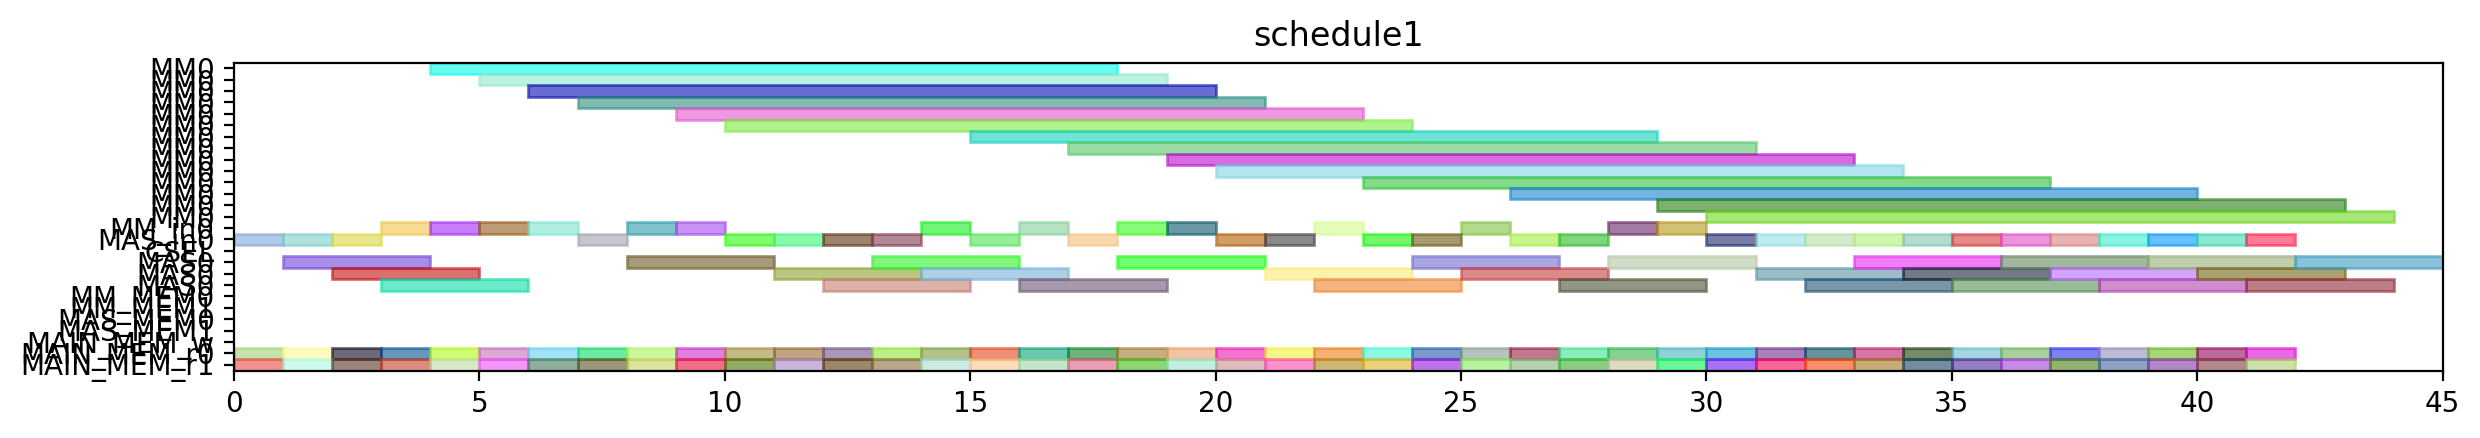

The script that drew this image:
from pyschedule import Scenario, solvers, plotters, alt


def solve():
	horizon = 164
	S = Scenario("schedule1", horizon=horizon)

	# resource
	MM = S.Resources('MM', num=1, size=14)
	MM_in = S.Resources('MM_in', num=1)
	MAS_in = S.Resources('MAS_in', num=1)
	CSEL = S.Resource('CSEL')
	MAS = S.Resources('MAS', num=1, size=3, periods=range(1, horizon))
	MM_MEM = S.Resources('MM_MEM', num=2)
	MAS_MEM = S.Resources('MAS_MEM', num=2)
	MAIN_MEM_w = S.Resource('MAIN_MEM_w', size=1)
	MAIN_MEM_r = S.Resources('MAIN_MEM_r', num=2)

	# result of previous scheduling
	t4_t50_in = S.Task('t4_t50_in', length=1, delay_cost=1)
	S += t4_t50_in >= 0
	t4_t50_in += MAS_in[0]

	t4_t50_mem0 = S.Task('t4_t50_mem0', length=1, delay_cost=1)
	S += t4_t50_mem0 >= 0
	t4_t50_mem0 += MAIN_MEM_r[0]

	t4_t50_mem1 = S.Task('t4_t50_mem1', length=1, delay_cost=1)
	S += t4_t50_mem1 >= 0
	t4_t50_mem1 += MAIN_MEM_r[1]

	t1_t2_in = S.Task('t1_t2_in', length=1, delay_cost=1)
	S += t1_t2_in >= 1
	t1_t2_in += MAS_in[0]

	t1_t2_mem0 = S.Task('t1_t2_mem0', length=1, delay_cost=1)
	S += t1_t2_mem0 >= 1
	t1_t2_mem0 += MAIN_MEM_r[0]

	t1_t2_mem1 = S.Task('t1_t2_mem1', length=1, delay_cost=1)
	S += t1_t2_mem1 >= 1
	t1_t2_mem1 += MAIN_MEM_r[1]

	t4_t50 = S.Task('t4_t50', length=3, delay_cost=1)
	S += t4_t50 >= 1
	t4_t50 += MAS[0]

	t1_t2 = S.Task('t1_t2', length=3, delay_cost=1)
	S += t1_t2 >= 2
	t1_t2 += MAS[0]

	t4_t2_t2_in = S.Task('t4_t2_t2_in', length=1, delay_cost=1)
	S += t4_t2_t2_in >= 2
	t4_t2_t2_in += MAS_in[0]

	t4_t2_t2_mem0 = S.Task('t4_t2_t2_mem0', length=1, delay_cost=1)
	S += t4_t2_t2_mem0 >= 2
	t4_t2_t2_mem0 += MAIN_MEM_r[0]

	t4_t2_t2_mem1 = S.Task('t4_t2_t2_mem1', length=1, delay_cost=1)
	S += t4_t2_t2_mem1 >= 2
	t4_t2_t2_mem1 += MAIN_MEM_r[1]

	t4_t0_t1_in = S.Task('t4_t0_t1_in', length=1, delay_cost=1)
	S += t4_t0_t1_in >= 3
	t4_t0_t1_in += MM_in[0]

	t4_t0_t1_mem0 = S.Task('t4_t0_t1_mem0', length=1, delay_cost=1)
	S += t4_t0_t1_mem0 >= 3
	t4_t0_t1_mem0 += MAIN_MEM_r[0]

	t4_t0_t1_mem1 = S.Task('t4_t0_t1_mem1', length=1, delay_cost=1)
	S += t4_t0_t1_mem1 >= 3
	t4_t0_t1_mem1 += MAIN_MEM_r[1]

	t4_t2_t2 = S.Task('t4_t2_t2', length=3, delay_cost=1)
	S += t4_t2_t2 >= 3
	t4_t2_t2 += MAS[0]

	t4_t0_t1 = S.Task('t4_t0_t1', length=14, delay_cost=1)
	S += t4_t0_t1 >= 4
	t4_t0_t1 += MM[0]

	t4_t2_t0_in = S.Task('t4_t2_t0_in', length=1, delay_cost=1)
	S += t4_t2_t0_in >= 4
	t4_t2_t0_in += MM_in[0]

	t4_t2_t0_mem0 = S.Task('t4_t2_t0_mem0', length=1, delay_cost=1)
	S += t4_t2_t0_mem0 >= 4
	t4_t2_t0_mem0 += MAIN_MEM_r[0]

	t4_t2_t0_mem1 = S.Task('t4_t2_t0_mem1', length=1, delay_cost=1)
	S += t4_t2_t0_mem1 >= 4
	t4_t2_t0_mem1 += MAIN_MEM_r[1]

	t2_t1_in = S.Task('t2_t1_in', length=1, delay_cost=1)
	S += t2_t1_in >= 5
	t2_t1_in += MM_in[0]

	t2_t1_mem0 = S.Task('t2_t1_mem0', length=1, delay_cost=1)
	S += t2_t1_mem0 >= 5
	t2_t1_mem0 += MAIN_MEM_r[0]

	t2_t1_mem1 = S.Task('t2_t1_mem1', length=1, delay_cost=1)
	S += t2_t1_mem1 >= 5
	t2_t1_mem1 += MAIN_MEM_r[1]

	t4_t2_t0 = S.Task('t4_t2_t0', length=14, delay_cost=1)
	S += t4_t2_t0 >= 5
	t4_t2_t0 += MM[0]

	t1_t0_in = S.Task('t1_t0_in', length=1, delay_cost=1)
	S += t1_t0_in >= 6
	t1_t0_in += MM_in[0]

	t1_t0_mem0 = S.Task('t1_t0_mem0', length=1, delay_cost=1)
	S += t1_t0_mem0 >= 6
	t1_t0_mem0 += MAIN_MEM_r[0]

	t1_t0_mem1 = S.Task('t1_t0_mem1', length=1, delay_cost=1)
	S += t1_t0_mem1 >= 6
	t1_t0_mem1 += MAIN_MEM_r[1]

	t2_t1 = S.Task('t2_t1', length=14, delay_cost=1)
	S += t2_t1 >= 6
	t2_t1 += MM[0]

	t1_t0 = S.Task('t1_t0', length=14, delay_cost=1)
	S += t1_t0 >= 7
	t1_t0 += MM[0]

	t4_t0_t2_in = S.Task('t4_t0_t2_in', length=1, delay_cost=1)
	S += t4_t0_t2_in >= 7
	t4_t0_t2_in += MAS_in[0]

	t4_t0_t2_mem0 = S.Task('t4_t0_t2_mem0', length=1, delay_cost=1)
	S += t4_t0_t2_mem0 >= 7
	t4_t0_t2_mem0 += MAIN_MEM_r[0]

	t4_t0_t2_mem1 = S.Task('t4_t0_t2_mem1', length=1, delay_cost=1)
	S += t4_t0_t2_mem1 >= 7
	t4_t0_t2_mem1 += MAIN_MEM_r[1]

	t4_t0_t2 = S.Task('t4_t0_t2', length=3, delay_cost=1)
	S += t4_t0_t2 >= 8
	t4_t0_t2 += MAS[0]

	t4_t1_t0_in = S.Task('t4_t1_t0_in', length=1, delay_cost=1)
	S += t4_t1_t0_in >= 8
	t4_t1_t0_in += MM_in[0]

	t4_t1_t0_mem0 = S.Task('t4_t1_t0_mem0', length=1, delay_cost=1)
	S += t4_t1_t0_mem0 >= 8
	t4_t1_t0_mem0 += MAIN_MEM_r[0]

	t4_t1_t0_mem1 = S.Task('t4_t1_t0_mem1', length=1, delay_cost=1)
	S += t4_t1_t0_mem1 >= 8
	t4_t1_t0_mem1 += MAIN_MEM_r[1]

	t4_t1_t0 = S.Task('t4_t1_t0', length=14, delay_cost=1)
	S += t4_t1_t0 >= 9
	t4_t1_t0 += MM[0]

	t4_t8_t0_in = S.Task('t4_t8_t0_in', length=1, delay_cost=1)
	S += t4_t8_t0_in >= 9
	t4_t8_t0_in += MM_in[0]

	t4_t8_t0_mem0 = S.Task('t4_t8_t0_mem0', length=1, delay_cost=1)
	S += t4_t8_t0_mem0 >= 9
	t4_t8_t0_mem0 += MAIN_MEM_r[0]

	t4_t8_t0_mem1 = S.Task('t4_t8_t0_mem1', length=1, delay_cost=1)
	S += t4_t8_t0_mem1 >= 9
	t4_t8_t0_mem1 += MAIN_MEM_r[1]

	t2_t2_in = S.Task('t2_t2_in', length=1, delay_cost=1)
	S += t2_t2_in >= 10
	t2_t2_in += MAS_in[0]

	t2_t2_mem0 = S.Task('t2_t2_mem0', length=1, delay_cost=1)
	S += t2_t2_mem0 >= 10
	t2_t2_mem0 += MAIN_MEM_r[0]

	t2_t2_mem1 = S.Task('t2_t2_mem1', length=1, delay_cost=1)
	S += t2_t2_mem1 >= 10
	t2_t2_mem1 += MAIN_MEM_r[1]

	t4_t8_t0 = S.Task('t4_t8_t0', length=14, delay_cost=1)
	S += t4_t8_t0 >= 10
	t4_t8_t0 += MM[0]

	t2_t2 = S.Task('t2_t2', length=3, delay_cost=1)
	S += t2_t2 >= 11
	t2_t2 += MAS[0]

	t4_t0_t3_in = S.Task('t4_t0_t3_in', length=1, delay_cost=1)
	S += t4_t0_t3_in >= 11
	t4_t0_t3_in += MAS_in[0]

	t4_t0_t3_mem0 = S.Task('t4_t0_t3_mem0', length=1, delay_cost=1)
	S += t4_t0_t3_mem0 >= 11
	t4_t0_t3_mem0 += MAIN_MEM_r[0]

	t4_t0_t3_mem1 = S.Task('t4_t0_t3_mem1', length=1, delay_cost=1)
	S += t4_t0_t3_mem1 >= 11
	t4_t0_t3_mem1 += MAIN_MEM_r[1]

	t4_t0_t3 = S.Task('t4_t0_t3', length=3, delay_cost=1)
	S += t4_t0_t3 >= 12
	t4_t0_t3 += MAS[0]

	t4_t40_in = S.Task('t4_t40_in', length=1, delay_cost=1)
	S += t4_t40_in >= 12
	t4_t40_in += MAS_in[0]

	t4_t40_mem0 = S.Task('t4_t40_mem0', length=1, delay_cost=1)
	S += t4_t40_mem0 >= 12
	t4_t40_mem0 += MAIN_MEM_r[0]

	t4_t40_mem1 = S.Task('t4_t40_mem1', length=1, delay_cost=1)
	S += t4_t40_mem1 >= 12
	t4_t40_mem1 += MAIN_MEM_r[1]

	t4_t1_t3_in = S.Task('t4_t1_t3_in', length=1, delay_cost=1)
	S += t4_t1_t3_in >= 13
	t4_t1_t3_in += MAS_in[0]

	t4_t1_t3_mem0 = S.Task('t4_t1_t3_mem0', length=1, delay_cost=1)
	S += t4_t1_t3_mem0 >= 13
	t4_t1_t3_mem0 += MAIN_MEM_r[0]

	t4_t1_t3_mem1 = S.Task('t4_t1_t3_mem1', length=1, delay_cost=1)
	S += t4_t1_t3_mem1 >= 13
	t4_t1_t3_mem1 += MAIN_MEM_r[1]

	t4_t40 = S.Task('t4_t40', length=3, delay_cost=1)
	S += t4_t40 >= 13
	t4_t40 += MAS[0]

	t4_t0_t0_in = S.Task('t4_t0_t0_in', length=1, delay_cost=1)
	S += t4_t0_t0_in >= 14
	t4_t0_t0_in += MM_in[0]

	t4_t0_t0_mem0 = S.Task('t4_t0_t0_mem0', length=1, delay_cost=1)
	S += t4_t0_t0_mem0 >= 14
	t4_t0_t0_mem0 += MAIN_MEM_r[0]

	t4_t0_t0_mem1 = S.Task('t4_t0_t0_mem1', length=1, delay_cost=1)
	S += t4_t0_t0_mem1 >= 14
	t4_t0_t0_mem1 += MAIN_MEM_r[1]

	t4_t1_t3 = S.Task('t4_t1_t3', length=3, delay_cost=1)
	S += t4_t1_t3 >= 14
	t4_t1_t3 += MAS[0]

	t4_t0_t0 = S.Task('t4_t0_t0', length=14, delay_cost=1)
	S += t4_t0_t0 >= 15
	t4_t0_t0 += MM[0]

	t4_t41_in = S.Task('t4_t41_in', length=1, delay_cost=1)
	S += t4_t41_in >= 15
	t4_t41_in += MAS_in[0]

	t4_t41_mem0 = S.Task('t4_t41_mem0', length=1, delay_cost=1)
	S += t4_t41_mem0 >= 15
	t4_t41_mem0 += MAIN_MEM_r[0]

	t4_t41_mem1 = S.Task('t4_t41_mem1', length=1, delay_cost=1)
	S += t4_t41_mem1 >= 15
	t4_t41_mem1 += MAIN_MEM_r[1]

	t4_t1_t1_in = S.Task('t4_t1_t1_in', length=1, delay_cost=1)
	S += t4_t1_t1_in >= 16
	t4_t1_t1_in += MM_in[0]

	t4_t1_t1_mem0 = S.Task('t4_t1_t1_mem0', length=1, delay_cost=1)
	S += t4_t1_t1_mem0 >= 16
	t4_t1_t1_mem0 += MAIN_MEM_r[0]

	t4_t1_t1_mem1 = S.Task('t4_t1_t1_mem1', length=1, delay_cost=1)
	S += t4_t1_t1_mem1 >= 16
	t4_t1_t1_mem1 += MAIN_MEM_r[1]

	t4_t41 = S.Task('t4_t41', length=3, delay_cost=1)
	S += t4_t41 >= 16
	t4_t41 += MAS[0]

	t1_t3_in = S.Task('t1_t3_in', length=1, delay_cost=1)
	S += t1_t3_in >= 17
	t1_t3_in += MAS_in[0]

	t1_t3_mem0 = S.Task('t1_t3_mem0', length=1, delay_cost=1)
	S += t1_t3_mem0 >= 17
	t1_t3_mem0 += MAIN_MEM_r[0]

	t1_t3_mem1 = S.Task('t1_t3_mem1', length=1, delay_cost=1)
	S += t1_t3_mem1 >= 17
	t1_t3_mem1 += MAIN_MEM_r[1]

	t4_t1_t1 = S.Task('t4_t1_t1', length=14, delay_cost=1)
	S += t4_t1_t1 >= 17
	t4_t1_t1 += MM[0]

	t1_t3 = S.Task('t1_t3', length=3, delay_cost=1)
	S += t1_t3 >= 18
	t1_t3 += MAS[0]

	t4_t8_t1_in = S.Task('t4_t8_t1_in', length=1, delay_cost=1)
	S += t4_t8_t1_in >= 18
	t4_t8_t1_in += MM_in[0]

	t4_t8_t1_mem0 = S.Task('t4_t8_t1_mem0', length=1, delay_cost=1)
	S += t4_t8_t1_mem0 >= 18
	t4_t8_t1_mem0 += MAIN_MEM_r[0]

	t4_t8_t1_mem1 = S.Task('t4_t8_t1_mem1', length=1, delay_cost=1)
	S += t4_t8_t1_mem1 >= 18
	t4_t8_t1_mem1 += MAIN_MEM_r[1]

	t2_t0_in = S.Task('t2_t0_in', length=1, delay_cost=1)
	S += t2_t0_in >= 19
	t2_t0_in += MM_in[0]

	t2_t0_mem0 = S.Task('t2_t0_mem0', length=1, delay_cost=1)
	S += t2_t0_mem0 >= 19
	t2_t0_mem0 += MAIN_MEM_r[0]

	t2_t0_mem1 = S.Task('t2_t0_mem1', length=1, delay_cost=1)
	S += t2_t0_mem1 >= 19
	t2_t0_mem1 += MAIN_MEM_r[1]

	t4_t8_t1 = S.Task('t4_t8_t1', length=14, delay_cost=1)
	S += t4_t8_t1 >= 19
	t4_t8_t1 += MM[0]

	t2_t0 = S.Task('t2_t0', length=14, delay_cost=1)
	S += t2_t0 >= 20
	t2_t0 += MM[0]

	t4_t51_in = S.Task('t4_t51_in', length=1, delay_cost=1)
	S += t4_t51_in >= 20
	t4_t51_in += MAS_in[0]

	t4_t51_mem0 = S.Task('t4_t51_mem0', length=1, delay_cost=1)
	S += t4_t51_mem0 >= 20
	t4_t51_mem0 += MAIN_MEM_r[0]

	t4_t51_mem1 = S.Task('t4_t51_mem1', length=1, delay_cost=1)
	S += t4_t51_mem1 >= 20
	t4_t51_mem1 += MAIN_MEM_r[1]

	t4_t2_t3_in = S.Task('t4_t2_t3_in', length=1, delay_cost=1)
	S += t4_t2_t3_in >= 21
	t4_t2_t3_in += MAS_in[0]

	t4_t2_t3_mem0 = S.Task('t4_t2_t3_mem0', length=1, delay_cost=1)
	S += t4_t2_t3_mem0 >= 21
	t4_t2_t3_mem0 += MAIN_MEM_r[0]

	t4_t2_t3_mem1 = S.Task('t4_t2_t3_mem1', length=1, delay_cost=1)
	S += t4_t2_t3_mem1 >= 21
	t4_t2_t3_mem1 += MAIN_MEM_r[1]

	t4_t51 = S.Task('t4_t51', length=3, delay_cost=1)
	S += t4_t51 >= 21
	t4_t51 += MAS[0]

	t1_t1_in = S.Task('t1_t1_in', length=1, delay_cost=1)
	S += t1_t1_in >= 22
	t1_t1_in += MM_in[0]

	t1_t1_mem0 = S.Task('t1_t1_mem0', length=1, delay_cost=1)
	S += t1_t1_mem0 >= 22
	t1_t1_mem0 += MAIN_MEM_r[0]

	t1_t1_mem1 = S.Task('t1_t1_mem1', length=1, delay_cost=1)
	S += t1_t1_mem1 >= 22
	t1_t1_mem1 += MAIN_MEM_r[1]

	t4_t2_t3 = S.Task('t4_t2_t3', length=3, delay_cost=1)
	S += t4_t2_t3 >= 22
	t4_t2_t3 += MAS[0]

	t1_t1 = S.Task('t1_t1', length=14, delay_cost=1)
	S += t1_t1 >= 23
	t1_t1 += MM[0]

	t4_t1_t2_in = S.Task('t4_t1_t2_in', length=1, delay_cost=1)
	S += t4_t1_t2_in >= 23
	t4_t1_t2_in += MAS_in[0]

	t4_t1_t2_mem0 = S.Task('t4_t1_t2_mem0', length=1, delay_cost=1)
	S += t4_t1_t2_mem0 >= 23
	t4_t1_t2_mem0 += MAIN_MEM_r[0]

	t4_t1_t2_mem1 = S.Task('t4_t1_t2_mem1', length=1, delay_cost=1)
	S += t4_t1_t2_mem1 >= 23
	t4_t1_t2_mem1 += MAIN_MEM_r[1]

	t2_t3_in = S.Task('t2_t3_in', length=1, delay_cost=1)
	S += t2_t3_in >= 24
	t2_t3_in += MAS_in[0]

	t2_t3_mem0 = S.Task('t2_t3_mem0', length=1, delay_cost=1)
	S += t2_t3_mem0 >= 24
	t2_t3_mem0 += MAIN_MEM_r[0]

	t2_t3_mem1 = S.Task('t2_t3_mem1', length=1, delay_cost=1)
	S += t2_t3_mem1 >= 24
	t2_t3_mem1 += MAIN_MEM_r[1]

	t4_t1_t2 = S.Task('t4_t1_t2', length=3, delay_cost=1)
	S += t4_t1_t2 >= 24
	t4_t1_t2 += MAS[0]

	t2_t3 = S.Task('t2_t3', length=3, delay_cost=1)
	S += t2_t3 >= 25
	t2_t3 += MAS[0]

	t4_t2_t1_in = S.Task('t4_t2_t1_in', length=1, delay_cost=1)
	S += t4_t2_t1_in >= 25
	t4_t2_t1_in += MM_in[0]

	t4_t2_t1_mem0 = S.Task('t4_t2_t1_mem0', length=1, delay_cost=1)
	S += t4_t2_t1_mem0 >= 25
	t4_t2_t1_mem0 += MAIN_MEM_r[0]

	t4_t2_t1_mem1 = S.Task('t4_t2_t1_mem1', length=1, delay_cost=1)
	S += t4_t2_t1_mem1 >= 25
	t4_t2_t1_mem1 += MAIN_MEM_r[1]

	t0_t3_in = S.Task('t0_t3_in', length=1, delay_cost=1)
	S += t0_t3_in >= 26
	t0_t3_in += MAS_in[0]

	t0_t3_mem0 = S.Task('t0_t3_mem0', length=1, delay_cost=1)
	S += t0_t3_mem0 >= 26
	t0_t3_mem0 += MAIN_MEM_r[0]

	t0_t3_mem1 = S.Task('t0_t3_mem1', length=1, delay_cost=1)
	S += t0_t3_mem1 >= 26
	t0_t3_mem1 += MAIN_MEM_r[1]

	t4_t2_t1 = S.Task('t4_t2_t1', length=14, delay_cost=1)
	S += t4_t2_t1 >= 26
	t4_t2_t1 += MM[0]

	t0_t2_in = S.Task('t0_t2_in', length=1, delay_cost=1)
	S += t0_t2_in >= 27
	t0_t2_in += MAS_in[0]

	t0_t2_mem0 = S.Task('t0_t2_mem0', length=1, delay_cost=1)
	S += t0_t2_mem0 >= 27
	t0_t2_mem0 += MAIN_MEM_r[0]

	t0_t2_mem1 = S.Task('t0_t2_mem1', length=1, delay_cost=1)
	S += t0_t2_mem1 >= 27
	t0_t2_mem1 += MAIN_MEM_r[1]

	t0_t3 = S.Task('t0_t3', length=3, delay_cost=1)
	S += t0_t3 >= 27
	t0_t3 += MAS[0]

	t0_t1_in = S.Task('t0_t1_in', length=1, delay_cost=1)
	S += t0_t1_in >= 28
	t0_t1_in += MM_in[0]

	t0_t1_mem0 = S.Task('t0_t1_mem0', length=1, delay_cost=1)
	S += t0_t1_mem0 >= 28
	t0_t1_mem0 += MAIN_MEM_r[0]

	t0_t1_mem1 = S.Task('t0_t1_mem1', length=1, delay_cost=1)
	S += t0_t1_mem1 >= 28
	t0_t1_mem1 += MAIN_MEM_r[1]

	t0_t2 = S.Task('t0_t2', length=3, delay_cost=1)
	S += t0_t2 >= 28
	t0_t2 += MAS[0]

	t0_t0_in = S.Task('t0_t0_in', length=1, delay_cost=1)
	S += t0_t0_in >= 29
	t0_t0_in += MM_in[0]

	t0_t0_mem0 = S.Task('t0_t0_mem0', length=1, delay_cost=1)
	S += t0_t0_mem0 >= 29
	t0_t0_mem0 += MAIN_MEM_r[0]

	t0_t0_mem1 = S.Task('t0_t0_mem1', length=1, delay_cost=1)
	S += t0_t0_mem1 >= 29
	t0_t0_mem1 += MAIN_MEM_r[1]

	t0_t1 = S.Task('t0_t1', length=14, delay_cost=1)
	S += t0_t1 >= 29
	t0_t1 += MM[0]

	t0_t0 = S.Task('t0_t0', length=14, delay_cost=1)
	S += t0_t0 >= 30
	t0_t0 += MM[0]


	# new tasks
	t4_t8_t2 = S.Task('t4_t8_t2', length=3, delay_cost=1)
	t4_t8_t2 += alt(MAS)
	t4_t8_t2_in = S.Task('t4_t8_t2_in', length=1, delay_cost=1)
	t4_t8_t2_in += alt(MAS_in)
	S += t4_t8_t2_in*MAS_in[0]<=t4_t8_t2*MAS[0]

	t4_t8_t2_mem0 = S.Task('t4_t8_t2_mem0', length=1, delay_cost=1)
	t4_t8_t2_mem0 += MAIN_MEM_r[0]
	S += t4_t8_t2_mem0 <= t4_t8_t2

	t4_t8_t2_mem1 = S.Task('t4_t8_t2_mem1', length=1, delay_cost=1)
	t4_t8_t2_mem1 += MAIN_MEM_r[1]
	S += t4_t8_t2_mem1 <= t4_t8_t2

	t4_t8_t3 = S.Task('t4_t8_t3', length=3, delay_cost=1)
	t4_t8_t3 += alt(MAS)
	t4_t8_t3_in = S.Task('t4_t8_t3_in', length=1, delay_cost=1)
	t4_t8_t3_in += alt(MAS_in)
	S += t4_t8_t3_in*MAS_in[0]<=t4_t8_t3*MAS[0]

	t4_t8_t3_mem0 = S.Task('t4_t8_t3_mem0', length=1, delay_cost=1)
	t4_t8_t3_mem0 += MAIN_MEM_r[0]
	S += t4_t8_t3_mem0 <= t4_t8_t3

	t4_t8_t3_mem1 = S.Task('t4_t8_t3_mem1', length=1, delay_cost=1)
	t4_t8_t3_mem1 += MAIN_MEM_r[1]
	S += t4_t8_t3_mem1 <= t4_t8_t3

	t70 = S.Task('t70', length=3, delay_cost=1)
	t70 += alt(MAS)
	t70_in = S.Task('t70_in', length=1, delay_cost=1)
	t70_in += alt(MAS_in)
	S += t70_in*MAS_in[0]<=t70*MAS[0]

	t70_mem0 = S.Task('t70_mem0', length=1, delay_cost=1)
	t70_mem0 += MAIN_MEM_r[0]
	S += t70_mem0 <= t70

	t70_mem1 = S.Task('t70_mem1', length=1, delay_cost=1)
	t70_mem1 += MAIN_MEM_r[1]
	S += t70_mem1 <= t70

	t71 = S.Task('t71', length=3, delay_cost=1)
	t71 += alt(MAS)
	t71_in = S.Task('t71_in', length=1, delay_cost=1)
	t71_in += alt(MAS_in)
	S += t71_in*MAS_in[0]<=t71*MAS[0]

	t71_mem0 = S.Task('t71_mem0', length=1, delay_cost=1)
	t71_mem0 += MAIN_MEM_r[0]
	S += t71_mem0 <= t71

	t71_mem1 = S.Task('t71_mem1', length=1, delay_cost=1)
	t71_mem1 += MAIN_MEM_r[1]
	S += t71_mem1 <= t71

	t80 = S.Task('t80', length=3, delay_cost=1)
	t80 += alt(MAS)
	t80_in = S.Task('t80_in', length=1, delay_cost=1)
	t80_in += alt(MAS_in)
	S += t80_in*MAS_in[0]<=t80*MAS[0]

	t80_mem0 = S.Task('t80_mem0', length=1, delay_cost=1)
	t80_mem0 += MAIN_MEM_r[0]
	S += t80_mem0 <= t80

	t80_mem1 = S.Task('t80_mem1', length=1, delay_cost=1)
	t80_mem1 += MAIN_MEM_r[1]
	S += t80_mem1 <= t80

	t81 = S.Task('t81', length=3, delay_cost=1)
	t81 += alt(MAS)
	t81_in = S.Task('t81_in', length=1, delay_cost=1)
	t81_in += alt(MAS_in)
	S += t81_in*MAS_in[0]<=t81*MAS[0]

	t81_mem0 = S.Task('t81_mem0', length=1, delay_cost=1)
	t81_mem0 += MAIN_MEM_r[0]
	S += t81_mem0 <= t81

	t81_mem1 = S.Task('t81_mem1', length=1, delay_cost=1)
	t81_mem1 += MAIN_MEM_r[1]
	S += t81_mem1 <= t81

	t90 = S.Task('t90', length=3, delay_cost=1)
	t90 += alt(MAS)
	t90_in = S.Task('t90_in', length=1, delay_cost=1)
	t90_in += alt(MAS_in)
	S += t90_in*MAS_in[0]<=t90*MAS[0]

	t90_mem0 = S.Task('t90_mem0', length=1, delay_cost=1)
	t90_mem0 += MAIN_MEM_r[0]
	S += t90_mem0 <= t90

	t90_mem1 = S.Task('t90_mem1', length=1, delay_cost=1)
	t90_mem1 += MAIN_MEM_r[1]
	S += t90_mem1 <= t90

	t91 = S.Task('t91', length=3, delay_cost=1)
	t91 += alt(MAS)
	t91_in = S.Task('t91_in', length=1, delay_cost=1)
	t91_in += alt(MAS_in)
	S += t91_in*MAS_in[0]<=t91*MAS[0]

	t91_mem0 = S.Task('t91_mem0', length=1, delay_cost=1)
	t91_mem0 += MAIN_MEM_r[0]
	S += t91_mem0 <= t91

	t91_mem1 = S.Task('t91_mem1', length=1, delay_cost=1)
	t91_mem1 += MAIN_MEM_r[1]
	S += t91_mem1 <= t91

	t100 = S.Task('t100', length=3, delay_cost=1)
	t100 += alt(MAS)
	t100_in = S.Task('t100_in', length=1, delay_cost=1)
	t100_in += alt(MAS_in)
	S += t100_in*MAS_in[0]<=t100*MAS[0]

	t100_mem0 = S.Task('t100_mem0', length=1, delay_cost=1)
	t100_mem0 += MAIN_MEM_r[0]
	S += t100_mem0 <= t100

	t100_mem1 = S.Task('t100_mem1', length=1, delay_cost=1)
	t100_mem1 += MAIN_MEM_r[1]
	S += t100_mem1 <= t100

	t101 = S.Task('t101', length=3, delay_cost=1)
	t101 += alt(MAS)
	t101_in = S.Task('t101_in', length=1, delay_cost=1)
	t101_in += alt(MAS_in)
	S += t101_in*MAS_in[0]<=t101*MAS[0]

	t101_mem0 = S.Task('t101_mem0', length=1, delay_cost=1)
	t101_mem0 += MAIN_MEM_r[0]
	S += t101_mem0 <= t101

	t101_mem1 = S.Task('t101_mem1', length=1, delay_cost=1)
	t101_mem1 += MAIN_MEM_r[1]
	S += t101_mem1 <= t101

	t5_t0_t2 = S.Task('t5_t0_t2', length=3, delay_cost=1)
	t5_t0_t2 += alt(MAS)
	t5_t0_t2_in = S.Task('t5_t0_t2_in', length=1, delay_cost=1)
	t5_t0_t2_in += alt(MAS_in)
	S += t5_t0_t2_in*MAS_in[0]<=t5_t0_t2*MAS[0]

	t5_t0_t2_mem0 = S.Task('t5_t0_t2_mem0', length=1, delay_cost=1)
	t5_t0_t2_mem0 += MAIN_MEM_r[0]
	S += t5_t0_t2_mem0 <= t5_t0_t2

	t5_t0_t2_mem1 = S.Task('t5_t0_t2_mem1', length=1, delay_cost=1)
	t5_t0_t2_mem1 += MAIN_MEM_r[1]
	S += t5_t0_t2_mem1 <= t5_t0_t2

	t5_t8_t2 = S.Task('t5_t8_t2', length=3, delay_cost=1)
	t5_t8_t2 += alt(MAS)
	t5_t8_t2_in = S.Task('t5_t8_t2_in', length=1, delay_cost=1)
	t5_t8_t2_in += alt(MAS_in)
	S += t5_t8_t2_in*MAS_in[0]<=t5_t8_t2*MAS[0]

	t5_t8_t2_mem0 = S.Task('t5_t8_t2_mem0', length=1, delay_cost=1)
	t5_t8_t2_mem0 += MAIN_MEM_r[0]
	S += t5_t8_t2_mem0 <= t5_t8_t2

	t5_t8_t2_mem1 = S.Task('t5_t8_t2_mem1', length=1, delay_cost=1)
	t5_t8_t2_mem1 += MAIN_MEM_r[1]
	S += t5_t8_t2_mem1 <= t5_t8_t2

	solvers.mip.solve(S,msg=1,kind='CPLEX',ratio_gap=1.01)

	solution = [['hoge']*len(S.solution()[1]) for i in range(len(S.solution()))]
	for i in range(len(S.solution())):
		for j in range(len(S.solution()[i])):
			solution[i][j]=str(S.solution()[i][j])
	print(solution)

	cycles = int(solution[-1][3])

	pic_file_name = "/mnt/rose/usr1/fukuda/ABE/multiRAM_multiMAS_16mux/scheduling_result/stage14MM1_stage3MAS1/SPARSE/schedule1.png"
	if(S.solution() != []):
		plotters.matplotlib.plot(S,img_filename=pic_file_name, show_task_labels=False, fig_size=(cycles*0.25+3, 2))

	return solution
